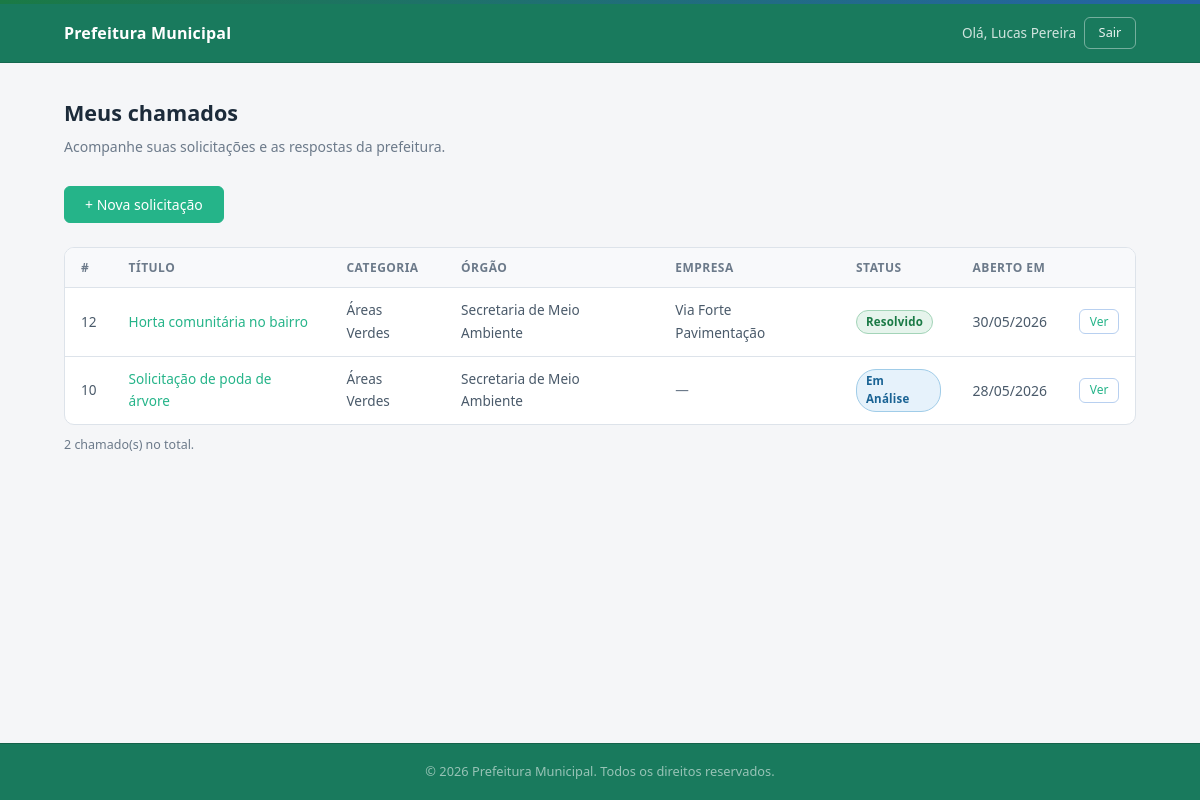
The page /cidadao/dashboard (signed in) on the database its author committed.
### tables this page shows
CREATE TABLE `chamados` (
  `id` int(11) NOT NULL,
  `titulo` varchar(200) NOT NULL,
  `descricao` text NOT NULL,
  `localizacao` varchar(255) DEFAULT NULL,
  `data_abertura` datetime DEFAULT current_timestamp(),
  `data_fechamento` datetime DEFAULT NULL,
  `usuario_id` int(11) NOT NULL,
  `categoria_id` int(11) NOT NULL,
  `status_id` int(11) NOT NULL DEFAULT 1,
  `orgao_id` int(11) DEFAULT NULL,
  `empresa_id` int(11) DEFAULT NULL
);

CREATE TABLE `categorias` (
  `id` int(11) NOT NULL,
  `nome` varchar(100) NOT NULL,
  `descricao` text DEFAULT NULL
);

CREATE TABLE `orgaos` (
  `id` int(11) NOT NULL,
  `nome` varchar(100) NOT NULL,
  `descricao` text DEFAULT NULL
);

CREATE TABLE `empresas` (
  `id` int(11) NOT NULL,
  `nome` varchar(150) NOT NULL,
  `cnpj` varchar(18) DEFAULT NULL,
  `email` varchar(150) DEFAULT NULL,
  `telefone` varchar(20) DEFAULT NULL,
  `responsavel` varchar(150) DEFAULT NULL,
  `area_atuacao` varchar(150) DEFAULT NULL,
  `ativo` tinyint(1) NOT NULL DEFAULT 1,
  `criado_em` datetime DEFAULT current_timestamp()
);

CREATE TABLE `status` (
  `id` int(11) NOT NULL,
  `nome` varchar(50) NOT NULL,
  `ordem` int(11) NOT NULL DEFAULT 0
);

### app/controllers/CidadaoController.php (called while the page is built, shortened)
<?php
require_once __DIR__ . '/../models/Chamado.php';
class CidadaoController {
    public function dashboard(): void {
        $chamadoModel = new Chamado();
        $chamados = $chamadoModel->listarPorUsuario($_SESSION['usuario_id']);
        require __DIR__ . '/../views/cidadao/dashboard.php';
    }
}

### config/database.php (called while the page is built, shortened)
<?php
class Database {
    private static ?PDO $instance = null;
    public static function getConnection(): PDO {
        if (self::$instance === null) {
            $dsn = "mysql:host=" . DB_HOST . ";dbname=" . DB_NAME . ";charset=" . DB_CHARSET;
            $options = [
                PDO::ATTR_ERRMODE            => PDO::ERRMODE_EXCEPTION,
                PDO::ATTR_DEFAULT_FETCH_MODE => PDO::FETCH_ASSOC,
                PDO::ATTR_EMULATE_PREPARES   => false,
            ];
            try {
                self::$instance = new PDO($dsn, DB_USER, DB_PASS, $options);
            } catch (PDOException $e) {
                http_response_code(500);
                die(json_encode(['error' => 'Erro de conexão com o banco de dados.']));
            }
        }
        return self::$instance;
    }
}

### app/models/Chamado.php (called while the page is built, shortened)
<?php
require_once __DIR__ . '/../../config/database.php';
class Chamado {
    private PDO $db;
    public function __construct() {
        $this->db = Database::getConnection();
    }
    public function listarPorUsuario(int $usuarioId): array {
        $stmt = $this->db->prepare("
            SELECT c.*, cat.nome as categoria_nome, s.nome as status_nome,
                   o.nome as orgao_nome, e.nome as empresa_nome
            FROM chamados c
            JOIN categorias cat ON c.categoria_id = cat.id
            JOIN status s ON c.status_id = s.id
            LEFT JOIN orgaos o ON c.orgao_id = o.id
            LEFT JOIN empresas e ON c.empresa_id = e.id
            WHERE c.usuario_id = ?
            ORDER BY c.data_abertura DESC
        ");
        $stmt->execute([$usuarioId]);
        return $stmt->fetchAll();
    }
}

### app/views/cidadao/dashboard.php (the view, shortened to what this page needs)
<?php
require __DIR__ . '/../shared/header.php';
$statusColors = [
    'Aberto'       => 'badge-warning',
    'Em Análise'   => 'badge-info',
    'Em Andamento' => 'badge-primary',
    'Resolvido'    => 'badge-success',
    'Encerrado'    => 'badge-neutral',
];
?>
<header class="navbar">
    <div class="container navbar-inner">
        <a href="<?= BASE_URL ?>/" class="navbar-brand">
            <span>Prefeitura Municipal</span>
        </a>
        <div style="display:flex;gap:.5rem;align-items:center">
            <span style="font-size:.85rem;color:rgba(255,255,255,.8)">
                Olá, <?= htmlspecialchars($_SESSION['nome']) ?>
            </span>
            <a href="<?= BASE_URL ?>/logout" class="btn btn-outline btn-sm on-dark">Sair</a>
        </div>
    </div>
</header>
<main class="admin-main">
    <div class="container">
        <div class="page-header">
            <h2>Meus chamados</h2>
            <p>Acompanhe suas solicitações e as respostas da prefeitura.</p>
        </div>
        <div style="margin-bottom:1.5rem">
            <a href="<?= BASE_URL ?>/#novo-chamado" class="btn btn-primary">
                + Nova solicitação
            </a>
        </div>
        <?php if (empty($chamados)): ?>
            <div class="empty-state">
                <p>Você ainda não abriu nenhum chamado.</p>
                <a href="<?= BASE_URL ?>/#novo-chamado" class="btn btn-primary" style="margin-top:1rem">
                    Abrir primeiro chamado
                </a>
            </div>
        <?php else: ?>
            <div class="table-wrapper">
                <table class="table table-hoverable">
                    <thead>
                        <tr>
                            <th>#</th>
                            <th>Título</th>
                            <th>Categoria</th>
                            <th>Órgão</th>
                            <th>Empresa</th>
                            <th>Status</th>
                            <th>Aberto em</th>
                            <th></th>
                        </tr>
                    </thead>
                    <tbody>
                        <?php foreach ($chamados as $c): ?>
                            <tr>
                                <td class="text-muted"><?= $c['id'] ?></td>
                                <td>
                                    <a href="<?= BASE_URL ?>/cidadao/chamado/<?= $c['id'] ?>" class="link-primary">
                                        <?= htmlspecialchars($c['titulo']) ?>
                                    </a>
                                </td>
                                <td><?= htmlspecialchars($c['categoria_nome']) ?></td>
                                <td><?= $c['orgao_nome'] ? htmlspecialchars($c['orgao_nome']) : '<span class="text-muted">—</span>' ?></td>
                                <td><?= $c['empresa_nome'] ? htmlspecialchars($c['empresa_nome']) : '<span class="text-muted">—</span>' ?></td>
                                <td>
                                    <span class="badge <?= $statusColors[$c['status_nome']] ?? 'badge-neutral' ?>">
                                        <?= htmlspecialchars($c['status_nome']) ?>
                                    </span>
                                </td>
                                <td class="text-sm text-muted">
                                    <?= date('d/m/Y', strtotime($c['data_abertura'])) ?>
                                </td>
                                <td>
                                    <a href="<?= BASE_URL ?>/cidadao/chamado/<?= $c['id'] ?>"
                                       class="btn btn-outline btn-xs">Ver</a>
                                </td>
                            </tr>
                        <?php endforeach; ?>
                    </tbody>
                </table>
            </div>
            <p class="table-count"><?= count($chamados) ?> chamado(s) no total.</p>
        <?php endif; ?>
    </div>
</main>
<?php require __DIR__ . '/../shared/footer.php'; ?>

### public/css/style.css (style rules this page uses)
*, *::before, *::after { box-sizing: border-box; margin: 0; padding: 0; }
html { font-size: 16px; scroll-behavior: smooth; height: 100%; }
body { font-family: "Segoe UI", system-ui, -apple-system, sans-serif; background: #f5f6f8; color: #1c2b3a; line-height: 1.65; min-height: 100%; display: flex; flex-direction: column; }
body > main, body > .admin-main { flex-grow: 1; }
a { color: inherit; text-decoration: none; }
:root { --primary: #25b489; --primary-dark: #197a5d; --primary-light: #e8f0fb; --primary-border: #b8d0f0; --success: #1a7a45; --success-light: #e6f4ec; --success-border: #a3d4b8; --danger: #b83232; --danger-light: #fceaea; --danger-border: #e8a8a8; --warning: #946800; --warning-light: #fef8e6; --warning-border: #e8d080; --info: #1a6394; --info-light: #e6f2fb; --info-border: #a0cce8; --neutral: #64748b; --neutral-light: #f1f3f5; --neutral-border: #cbd5e1; --bg-page: #f5f6f8; --bg-white: #ffffff; --bg-subtle: #f0f2f5; --bg-stripe: #f8f9fb; --border: #dde3ea; --border-dark: #c8d2dc; --text-primary: #1c2b3a; --text-secondary: #4a5a6a; --text-muted: #6c7a8a; --text-light: #94a3b8; --radius: 6px; --radius-lg: 10px; --radius-xl: 14px; --shadow-xs: 0 1px 3px rgba(0, 0, 0, 0.06); --shadow: 0 2px 6px rgba(0, 0, 0, 0.07); --shadow-md: 0 4px 12px rgba(0, 0, 0, 0.09); --transition: 0.18s ease; }
.container { max-width: 1120px; margin: 0 auto; padding: 0 1.5rem; }
.text-muted { color: var(--text-muted); }
.text-sm { font-size: 0.875rem; }
.btn { display: inline-flex; align-items: center; justify-content: center; gap: 6px; padding: 0.5rem 1.25rem; border-radius: var(--radius); border: 1.5px solid transparent; font-size: 0.875rem; font-weight: 500; font-family: inherit; cursor: pointer; transition: var(--transition); text-decoration: none; white-space: nowrap; line-height: 1.4; }
.btn-primary { background: var(--primary); color: #fff; border-color: var(--primary); }
.btn-outline { background: #fff; color: var(--primary); border-color: var(--primary-border); }
.btn-sm { padding: 0.35rem 0.85rem; font-size: 0.8rem; }
.btn-xs { padding: 0.2rem 0.6rem; font-size: 0.75rem; }
.on-dark.btn-outline { color: rgba(255, 255, 255, 0.9); border-color: rgba(255, 255, 255, 0.4); background: transparent; }
.badge { display: inline-block; padding: 2px 9px; border-radius: 20px; border: 1px solid transparent; font-size: 0.72rem; font-weight: 600; letter-spacing: 0.2px; line-height: 1.6; }
.badge-success { background: var(--success-light); color: var(--success); border-color: var(--success-border); }
.badge-info { background: var(--info-light); color: var(--info); border-color: var(--info-border); }
.navbar { background: var(--primary-dark); color: #fff; border-bottom: 1px solid rgba(0, 0, 0, 0.15); position: sticky; top: 0; z-index: 100; }
.navbar-inner { display: flex; align-items: center; justify-content: space-between; height: 58px; gap: 1rem; }
.navbar-brand { display: flex; align-items: center; gap: 10px; font-size: 1rem; font-weight: 600; color: #fff; letter-spacing: 0.01em; }
.admin-main { padding: 2rem 0 4rem; }
.page-header { margin-bottom: 1.75rem; }
.page-header h2 { font-size: 1.35rem; font-weight: 700; display: flex; align-items: center; gap: 10px; color: var(--text-primary); }
.page-header p { font-size: 0.875rem; color: var(--text-muted); margin-top: 4px; }
.table-wrapper { overflow-x: auto; border: 1px solid var(--border); border-radius: var(--radius-lg); background: var(--bg-white); }
.table { width: 100%; border-collapse: collapse; font-size: 0.85rem; }
.table th { background: var(--bg-stripe); padding: 0.6rem 1rem; text-align: left; font-weight: 600; font-size: 0.75rem; color: var(--text-muted); text-transform: uppercase; letter-spacing: 0.04em; border-bottom: 1px solid var(--border); }
.table td { padding: 0.7rem 1rem; border-bottom: 1px solid var(--border); vertical-align: middle; color: var(--text-secondary); }
.table tr:last-child td { border-bottom: none; }
.table-count { font-size: 0.78rem; color: var(--text-muted); margin-top: 0.65rem; }
.link-primary { color: var(--primary); font-weight: 500; }

### rows shown on the page
chamados: id "12", titulo "Horta comunitária no bairro", categoria.nome "Áreas Verdes", orgao.nome "Secretaria de Meio Ambiente", empresa.nome "Via Forte Pavimentação", status.nome "Resolvido", data_abertura "30/05/2026"
chamados: id "10", titulo "Solicitação de poda de árvore", categoria.nome "Áreas Verdes", orgao.nome "Secretaria de Meio Ambiente", status.nome "Em Análise", data_abertura "28/05/2026"

### other values the page prints
$_SESSION['nome'] "Lucas Pereira"
count($chamados) "2"
